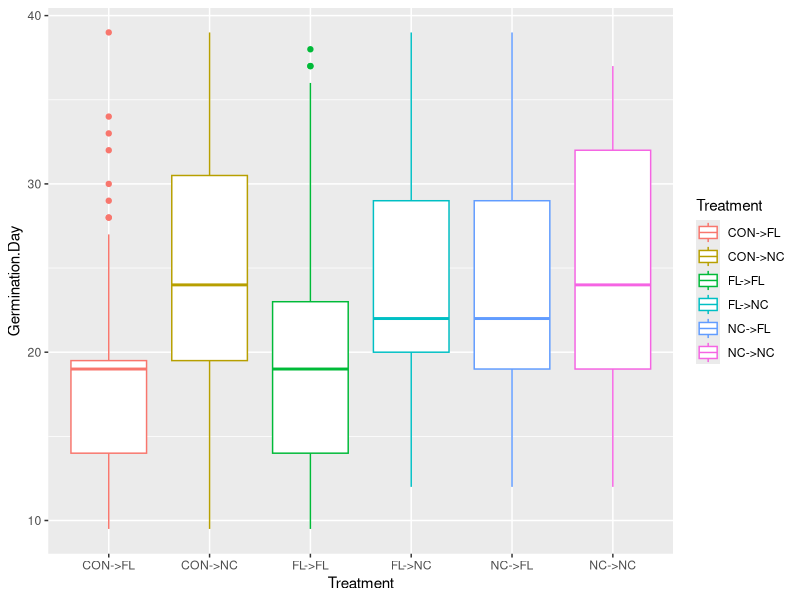
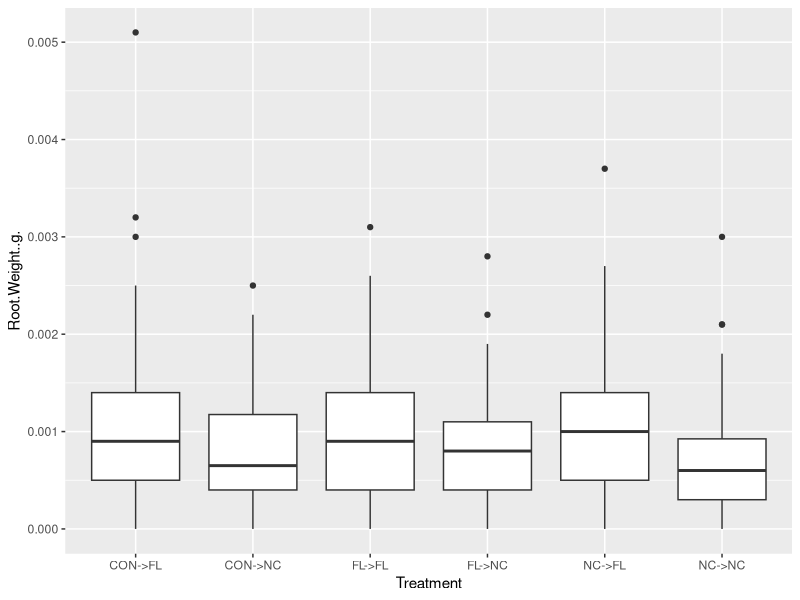
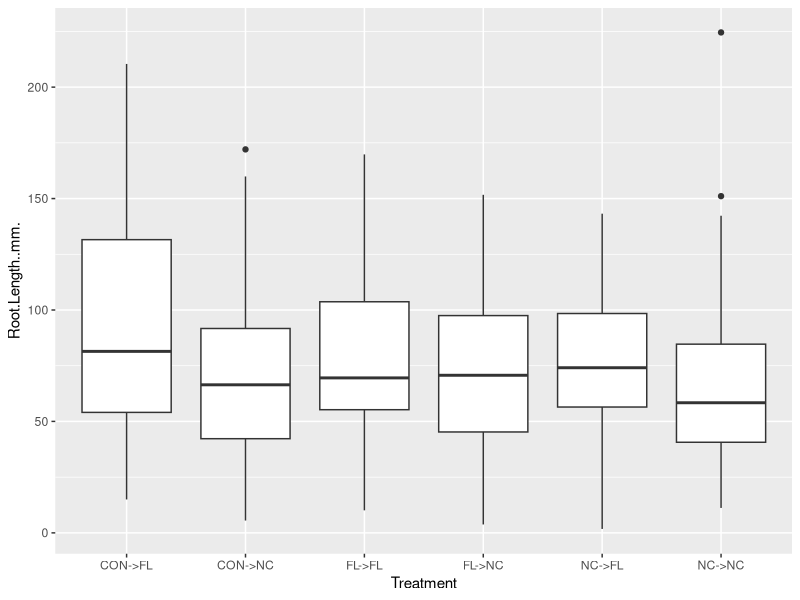
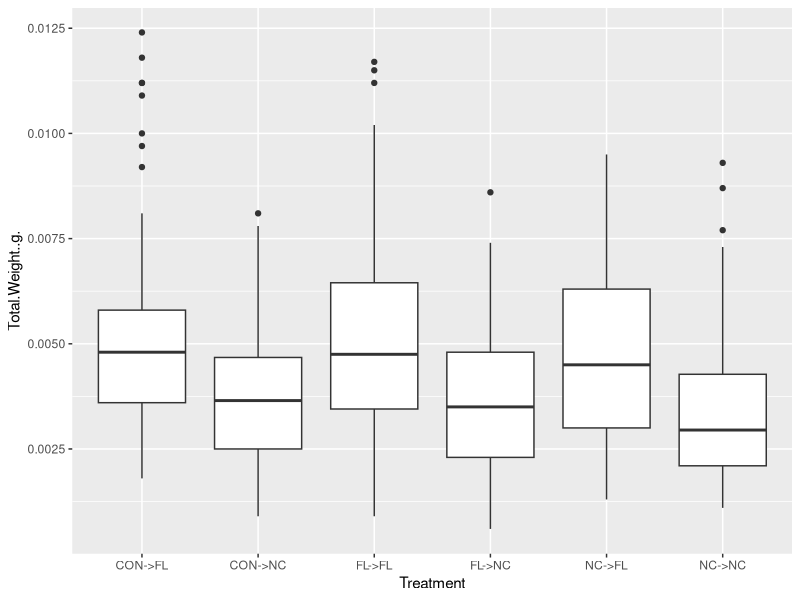
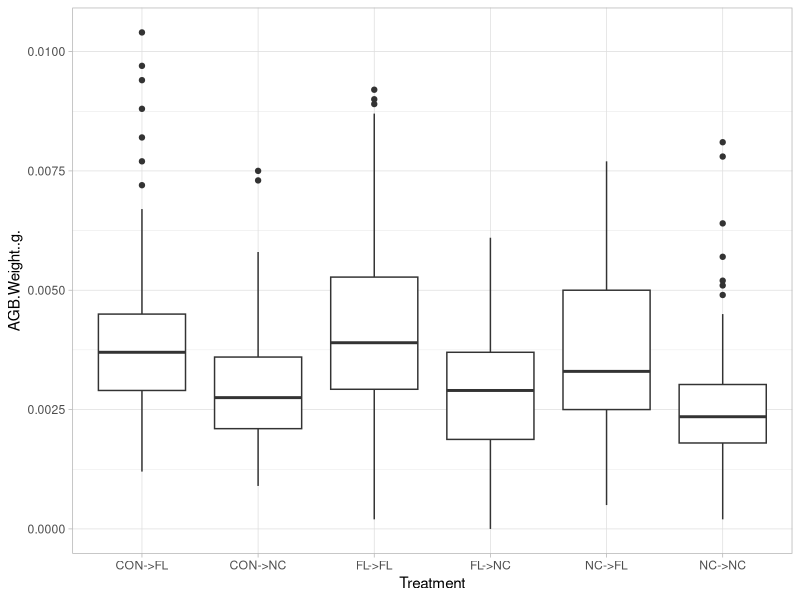

These figures' R source, in order:
# Part 2 R Data #

# SET WD BY CLICKING "MORE" THEN "SET AS WORKIND DIRECTORY" #

setwd("C:/Users/liana/OneDrive/Desktop/Part_2_R_Files/RdataforP2")

# LOAD TIDYVERSE #

library(tidyverse)

# LOAD DATA #

originaldata2 <- read.csv("TotalBioticsData_Part_2csv.csv")

# MAKE DATA FRAME FOR GERMINATION DAY #

germdaydf <- originaldata2 %>% 
  select(Plant..,Treatment,Germinant.., Germination.Day)

# FIND AVERAGE GERM DAYS FOR EACH TREATMENT GROUP #

meangermday <- germdaydf %>% 
  group_by(Treatment) %>% 
  summarise(Mean_Germ_Day = mean(Germination.Day, na.rm = T))

# LET'S LOOK AT THE MEAN GERM DAY DATA ON A PLOT #
# MAKE SURE THERE ARE NO NA VALUES #

germdaydfnona <- na.omit(germdaydf)

ggplot(germdaydfnona, aes(x = Treatment, y = Germination.Day, col = Treatment)) +
  geom_boxplot() 
  

# STATISTICAL TESTS: START WITH AN ANOVA #

germdayaov <- aov(data = germdaydfnona, Germination.Day ~ Treatment)

# LOOK AT IT IN A MORE DIGESTIBLE WAY #

summary(germdayaov)

# p = 3.31e-07 # 

# NOW WE NEED TO DO A POST-HOC TEST. LET'S DO BONFERRONI #
# BONFERRONI DOES A BUNCH OF T-TESTS BETWEEN VARIABLES TO SEE
# WHICH ONE IS SIGNIFICANT #

pairwise.t.test(germdaydfnona$Germination.Day,
                germdaydfnona$Treatment,
                p.adjust.method = "bonferroni")

# BEEFERONI :P LOOK AT RESULTS #

# ...

# NOW LET'S DO A TUKEYS #

TukeyHSD(germdayaov)

# ... 

###############################################################

# NOW LET'S DO ROOT WEIGHT #

# MAKE DATA FRAME FOR ROOT WEIGHT #

rootwtdf <- originaldata2 %>% 
  select(Plant..,Treatment,Germinant.., Root.Weight..g.)

# remove row 559 maybe outlier?

rootwtdf <- rootwtdf[-c(559,407,445),]


# FIND AVERAGE ROOT WEIGHTS FOR EACH TREATMENT GROUP #

meanrootwt <- rootwtdf %>% 
  group_by(Treatment) %>% 
  summarise(Mean_Root_Wt = mean(Root.Weight..g., na.rm = T))

# LET'S LOOK AT THE MEAN ROOT WT DATA ON A PLOT #
# MAKE SURE THERE ARE NO NA VALUES #

rootwtdfnona <- na.omit(rootwtdf)

ggplot(rootwtdfnona, aes(x = Treatment, y = Root.Weight..g.)) +
  geom_boxplot()

# STATISTICAL TESTS: START WITH AN ANOVA #

rootwtaov <- aov(data = rootwtdfnona, Root.Weight..g. ~ Treatment)

# LOOK AT IT IN A MORE DIGESTIBLE WAY #

summary(rootwtaov)

# rn it's sig with the 3 outliers removed. see line 73

# do a posty

TukeyHSD(rootwtaov)

##################################################################

# NOW LET'S DO ROOT LENGTH # 

# MAKE DATA FRAME FOR ROOT LENGTH #

rootlengthdf <- originaldata2 %>% 
  select(Plant..,Treatment,Germinant.., Root.Length..mm.)

# FIND AVERAGE ROOT LENGTHS FOR EACH TREATMENT GROUP #

meanrootlength <- rootlengthdf %>% 
  group_by(Treatment) %>% 
  summarise(Mean_Root_Length = mean(Root.Length..mm., na.rm = T))

# LET'S LOOK AT THE MEAN ROOT LENGTH DATA ON A PLOT #
# MAKE SURE THERE ARE NO NA VALUES #

rootlengthdfnona <- na.omit(rootlengthdf)

ggplot(rootlengthdfnona, aes(x = Treatment, y = Root.Length..mm.)) +
  geom_boxplot()

# STATISTICAL TESTS: START WITH AN ANOVA #

rootlengthaov <- aov(data = rootlengthdfnona, Root.Length..mm. ~ Treatment)

# LOOK AT IT IN A MORE DIGESTIBLE WAY #

summary(rootlengthaov)

# p= 0.0121 #

#posty 

TukeyHSD(rootlengthaov)
############################################################################

# NOW LET'S DO TOTAL WEIGHT #

# MAKE DATA FRAME FOR TOTAL WEIGHT #

totalweightdf <- originaldata2 %>% 
  select(Plant..,Treatment,Germinant.., Total.Weight..g.)

# FIND AVERAGE TOTAL WEIGHTS FOR EACH TREATMENT GROUP #

totalweightdf <- totalweightdf[-c(559,407,445),]


meantotalweight <- totalweightdf %>% 
  group_by(Treatment) %>% 
  summarise(Mean_Total_Weight = mean(Total.Weight..g., na.rm = T))

# LET'S LOOK AT THE MEAN TOTAL WEIGHT DATA ON A PLOT #
# MAKE SURE THERE ARE NO NA VALUES #

totalweightdfnona <- na.omit(totalweightdf)

ggplot(totalweightdfnona, aes(x = Treatment, y = Total.Weight..g.)) +
  geom_boxplot()

# STATISTICAL TESTS: START WITH AN ANOVA #

totalweightaov <- aov(data = totalweightdfnona, Total.Weight..g. ~ Treatment)

# LOOK AT IT IN A MORE DIGESTIBLE WAY #

summary(totalweightaov)

# p= 0.00273 #

TukeyHSD(totalweightaov)

###############################################################################

# LASTLY, LET'S DO ABOVEGROUD WEIGHT #

# MAKE DATA FRAME FOR AGW #

abovegroundwtdf <- originaldata2 %>% 
  select(Plant..,Treatment,Germinant.., AGB.Weight..g.)

# FIND AVERAGE ABOVEGROUND BIOMASS WEIGHTS FOR EACH TREATMENT GROUP #

abovegroundwtdf <- abovegroundwtdf[-c(559,407,445),]


meanabovegroundwt <- abovegroundwtdf %>% 
  group_by(Treatment) %>% 
  summarise(Mean_Aboveground_Weight = mean(AGB.Weight..g., na.rm = T))

# LET'S LOOK AT THE MEAN AGB WEIGHT DATA ON A PLOT #
# MAKE SURE THERE ARE NO NA VALUES #

abovegroundwtdfnona <- na.omit(abovegroundwtdf)

ggplot(abovegroundwtdfnona, aes(x = Treatment, y = AGB.Weight..g.)) +
  geom_boxplot() +
  theme_light()

# STATISTICAL TESTS: START WITH AN ANOVA #

abovegroundwtaov <- aov(data = abovegroundwtdfnona, AGB.Weight..g. ~ Treatment)

# LOOK AT IT IN A MORE DIGESTIBLE WAY #

summary(abovegroundwtaov)

# p = 

TukeyHSD(abovegroundwtaov)

##################################################################

# END CODE #
